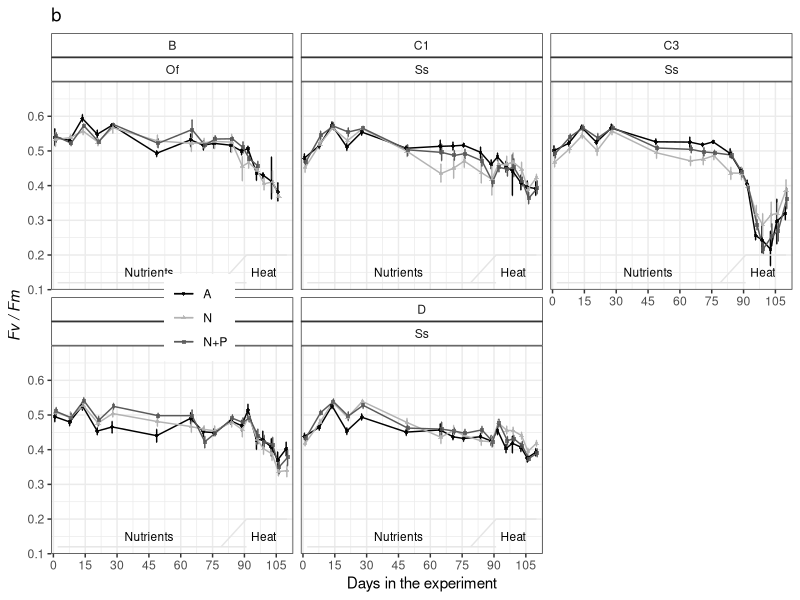
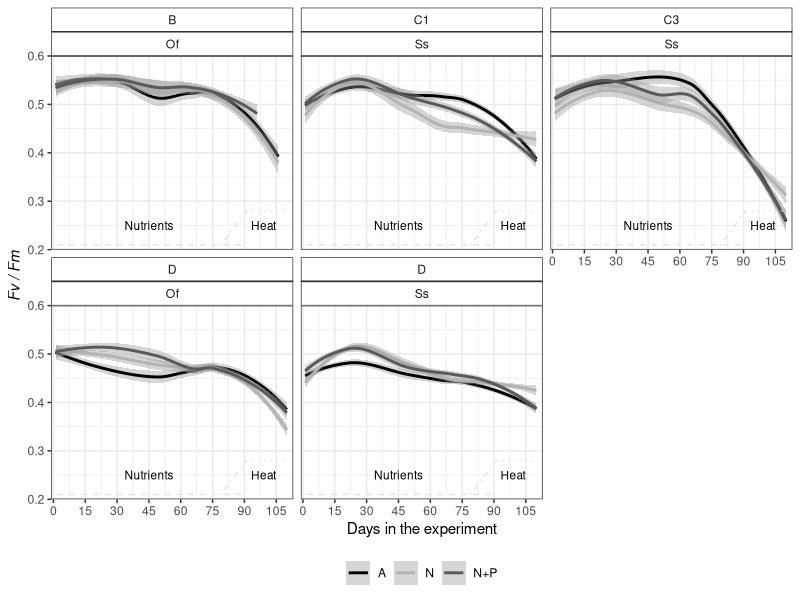
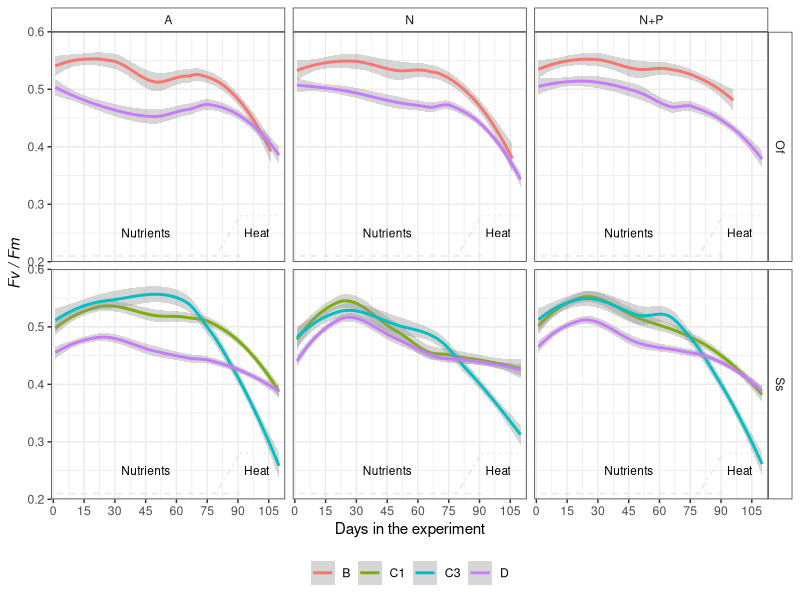
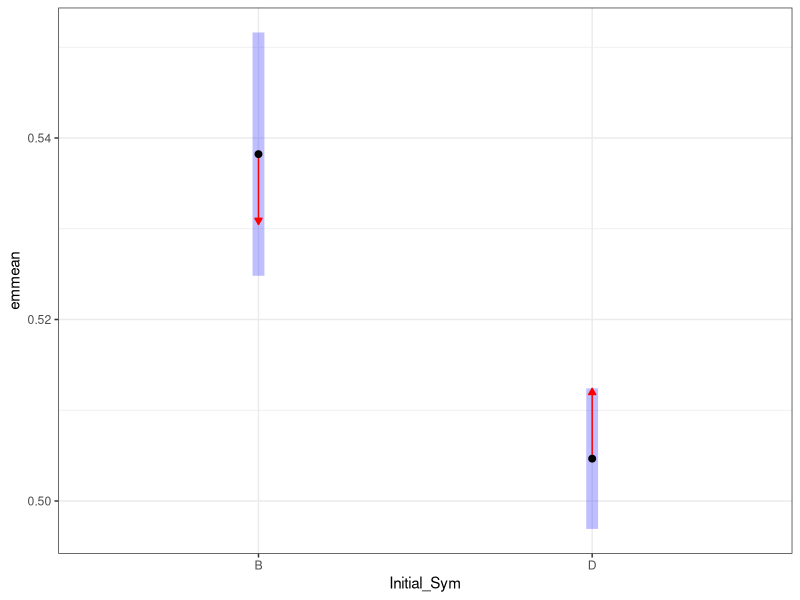

The R source for these figures, in order: (Note: this script raises an error after producing the figures.)
## ---- chunk 1
knitr::opts_chunk$set(echo = TRUE, warning=FALSE, message=FALSE, fig.width=7, fig.height=7)
## ---- chunk 2

# Load libraries and sources required to run the script
    library(tidyverse)
    library(ggthemes)
    library(lmerTest)
    library(emmeans)
    library(multcomp)
    library(effects)

# Default ggplot settings

    Fill.colour<-scale_colour_manual(values = c("black", "gray70", "gray35"))

    ggthe_bw<-theme(plot.background=element_blank(),
          panel.grid.major.y = element_blank(),
          panel.grid.major.x = element_blank(),
          panel.grid.minor.x = element_blank(),
          panel.grid.minor.y = element_blank(),
          legend.box.background = element_rect(),
          panel.background =element_rect(fill = NA, color = "black")
          )+
    theme_bw()
## ---- chunk 3
 # Experiment time points (metadata) 
    TimePoints<-read.csv("YII_Data/Time_Points.csv")
    TimePoints$Date<-as.Date(TimePoints$Date, "%m/%d/%y")

 #Ofav    
    YII.Ofav<-read.csv("YII_Data/YII_Nutrients_Ofav.csv")
      YII.Ofav$Fragment<-as.character(YII.Ofav$Fragment) 
      YII.Ofav$Colony<-factor(as.character(YII.Ofav$Colony), 
                            levels=c("34","20", "6", "31"))  # D dominance order
      YII.Ofav$Genotype<-paste("Of", YII.Ofav$Colony, sep = "_")
      YII.Ofav$Spp<-"Of"
      YII.Ofav$Initial_Sym<-NULL
      
      YII.Ofav$Initial_Sym[YII.Ofav$Genotype=="Of_31"]<-"B"
      YII.Ofav$Initial_Sym[YII.Ofav$Genotype!="Of_31"]<-"D"

            
# Ssid      
    YII.Ssid<-read.csv("YII_Data/YII_Nutrients_Ssid.csv")
      YII.Ssid$Colony<-factor(as.character(YII.Ssid$Colony), 
                                 levels=c("22","23","27", "28",
                                          "20", "24","30") )  # D dominance order
      YII.Ssid$Genotype<-paste("Ss", YII.Ssid$Colony, sep = "_")
      YII.Ssid$Spp<-"Ss"
      
      YII.Ssid$Initial_Sym[YII.Ssid$Genotype=="Ss_22"|
                           YII.Ssid$Genotype=="Ss_23"|
                           YII.Ssid$Genotype=="Ss_27"]<-"D"
      
      YII.Ssid$Initial_Sym[YII.Ssid$Genotype=="Ss_20"|
                           YII.Ssid$Genotype=="Ss_28"]<-"C1"
      
      YII.Ssid$Initial_Sym[YII.Ssid$Genotype=="Ss_24"|
                           YII.Ssid$Genotype=="Ss_30"]<-"C3"

  # Pool all species the data
      YII.data<-dplyr::bind_rows(list(YII.Ofav,YII.Ssid))
      YII.data<-YII.data[,-1]

        
      
      summary(YII.data)
      
# Organize data type
      YII.data$Date<-as.Date(YII.data$Date, "%m/%d/%y")
      YII.data$Days<-(as.numeric(YII.data$Date) -17485)
      
      YII.data$Spp <- as.factor(YII.data$Spp)
      YII.data$Treatment <- as.character(YII.data$Treatment)
      YII.data$Treatment[YII.data$Treatment == "Control"] <- "A"
      YII.data$Treatment[YII.data$Treatment == "NP"] <- "N+P"
      YII.data$Treatment <- as.factor(YII.data$Treatment)
      YII.data$Genotype<-factor(as.character(YII.data$Genotype), 
                             levels=c(
                            "Of_34","Of_20","Of_6", "Of_31",
                            "Ss_22","Ss_23","Ss_27", "Ss_28",
                            "Ss_20", "Ss_24","Ss_30"
                             ))  # D dominance order
      YII.data$Fragment <- paste(YII.data$Spp, YII.data$Fragment, sep = "_")
      
   # Add timepoints
      YII.data<-left_join(YII.data, TimePoints, by="Date")
      YII.data$SampleID <- paste(YII.data$Fragment, YII.data$Time_Point, sep = "_")
      
# Check the data
      str(YII.data)
      summary(YII.data)
      # YII.data<-YII.data[order(
      #   YII.data$Spp, YII.data$Treatment, YII.data$Replicate,
      #   YII.data$Fragment, YII.data$Date),]
      YII.data<-YII.data[order(
        YII.data$Spp, YII.data$Date, YII.data$Treatment, YII.data$Replicate,
        YII.data$Fragment),]
      #write.csv(YII.data, "Outputs/All_YII_data.csv", row.names = F)
    
    # Remove baseline values
      YII.data<-subset(YII.data, Days>-1)
    # Remove recovery values
      YII.data<-subset(YII.data, Days<112)
      # write.csv(YII.data, "Outputs/Experiment_YII_data.csv", row.names = F)  
    # YII.Wide<- reshape(YII.data, idvar = "Fragment", timevar = "Days", direction = "wide")
      
      #Spp.fragments<-YII.data %>% 
        #group_by(Spp, Genotype, Treatment, Replicate) %>% count(Fragment)
      #Spp.fragments
      #write.csv(Spp.fragments, "Outputs/Meassurments_perFragments.csv", row.names = F)

## ---- chunk 4
YII_Treat_OfSs<- ggplot(data=subset(YII.data, Spp!="Ac"), aes (Days, YII, colour=factor(Treatment), shape=factor(Treatment))) + ggtitle("b") +
        ggthe_bw + Fill.colour+
        stat_summary(fun.data = "mean_cl_boot",geom = "errorbar", width = 1,
                     position = position_dodge(1) )+
        stat_summary(fun.y=mean, geom="line", position = position_dodge(1), 
                     linetype=1, alpha=1) + 
         stat_summary(fun.y=mean, geom="point", size =1,
                   position=position_dodge(width=1), alpha=0.8)  +
        theme(legend.position=c(0.2, 0.5),
        legend.title = element_blank(), 
        strip.background =element_rect(fill=NA)) + # geom_smooth()+
      
    scale_y_continuous(limits = c(0.1, 0.7),
                           breaks = seq(0.1, 0.6, 0.1),  
                           expand = c(0, 0),
                           name=expression(~italic("Fv / Fm"))) +
        scale_x_continuous(name="Days in the experiment",
                           limits = c(-1,113),
                           breaks = seq(0, 113, 15),  
                           expand = c(0, 0))+
        annotate("segment", x = 2, xend = 91, y = 0.12, yend = 0.12,
                  colour = "gray90", linetype=1)+
        annotate("segment", x = 79, xend = 91, y = 0.12, yend = 0.20,
                  colour = "gray90", linetype=1)+
        annotate("segment", x = 91, xend = 110, y = 0.20, yend = 0.20,
                  colour = "gray90", linetype=1)
        
      
      FigureS4<-YII_Treat_OfSs + #facet_grid (Spp~.)+
        annotate("text", x = 45, y = 0.15, label = "Nutrients", size=3)+
        annotate("text", x = 99, y = 0.15, label = "Heat", size=3)
    FigureS4+facet_wrap(Initial_Sym~Spp)

## ---- chunk 5
YII_Treat_Spp_Sym<- ggplot(data=subset(YII.data), aes (Days, YII, colour=factor(Treatment))) +
         ggthe_bw + Fill.colour + geom_smooth()+
  #stat_summary(fun.data = "mean_cl_boot",geom = "errorbar", width = 1,
  #                  position = position_dodge(1) )+
  #stat_summary(fun.y=mean, geom="line", position = position_dodge(1), linetype=1, alpha=1) + 
  #stat_summary(fun.y=mean, geom="point", size =1,
  #                 position=position_dodge(width=1), alpha=0.8)  +
  theme(legend.position="bottom", 
              legend.title = element_blank(),
              strip.background = element_rect(fill="white"))+
  scale_y_continuous(limits = c(0.2, 0.6),
                           breaks = seq(0.1, 0.6, 0.1),  
                           expand = c(0, 0),
                           name=expression(~italic("Fv / Fm"))) +
  scale_x_continuous(name="Days in the experiment",
                           limits = c(-1,113),
                           breaks = seq(0, 113, 15),  
                           expand = c(0, 0))+
  annotate("segment", x = 2, xend = 91, y = 0.21, yend = 0.21,
                  colour = "gray90", linetype=2)+
  annotate("segment", x = 79, xend = 91, y = 0.21, yend = 0.28,
                  colour = "gray90", linetype=4)+
  annotate("segment", x = 91, xend = 110, y = 0.28, yend = 0.28,
                  colour = "gray90", linetype=3)

        
FigureS4b<-YII_Treat_Spp_Sym + facet_wrap (Initial_Sym~Spp)+
        annotate("text", x = 45, y = 0.25, label = "Nutrients", size=3)+
        annotate("text", x = 99, y = 0.25, label = "Heat", size=3)
FigureS4b

#ggsave(file="Outputs/Fig_S4_Ofav-Ssid_YII_Treatb.svg", plot=FigureS4b, width=7, height=6)
## ---- chunk 6
YII_Treat_Sym_Spp<- ggplot(data=subset(YII.data), aes (Days, YII, colour=factor(Initial_Sym))) +
         ggthe_bw + geom_smooth()+
  #stat_summary(fun.data = "mean_cl_boot",geom = "errorbar", width = 1,
  #                  position = position_dodge(1) )+
  #stat_summary(fun.y=mean, geom="line", position = position_dodge(1), linetype=1, alpha=1) + 
  #stat_summary(fun.y=mean, geom="point", size =1,
  #                 position=position_dodge(width=1), alpha=0.8)  +
  theme(legend.position="bottom", 
              legend.title = element_blank(),
              strip.background = element_rect(fill="white"))+
  scale_y_continuous(limits = c(0.2, 0.6),
                           breaks = seq(0.1, 0.6, 0.1),  
                           expand = c(0, 0),
                           name=expression(~italic("Fv / Fm"))) +
  scale_x_continuous(name="Days in the experiment",
                           limits = c(-1,113),
                           breaks = seq(0, 113, 15),  
                           expand = c(0, 0))+
  annotate("segment", x = 2, xend = 91, y = 0.21, yend = 0.21,
                  colour = "gray90", linetype=2)+
  annotate("segment", x = 79, xend = 91, y = 0.21, yend = 0.28,
                  colour = "gray90", linetype=4)+
  annotate("segment", x = 91, xend = 110, y = 0.28, yend = 0.28,
                  colour = "gray90", linetype=3)

        
FigureS4c<-YII_Treat_Sym_Spp + facet_grid (Spp~Treatment)+
        annotate("text", x = 45, y = 0.25, label = "Nutrients", size=3)+
        annotate("text", x = 99, y = 0.25, label = "Heat", size=3)
FigureS4c

## ---- chunk 7
#Time as a factor, not as int
      str(YII.data)
      YII.data$DaysF<-as.factor(YII.data$Days)
## ---- chunk 8

YII.Ofav<-subset(YII.data, Spp=="Of")

YII.Ofav.0<-subset(YII.Ofav, Days<2)
YII.Ofav.C<-subset(YII.Ofav, Days<77)
YII.Ofav.C.1<-subset(YII.Ofav.C, Days>2)
YII.Ofav.H<-subset(YII.Ofav, Days>76)

## ---- chunk 9

YII.Ssid<-subset(YII.data, Spp=="Ss")

YII.Ssid.0<-subset(YII.Ssid, Days<2)
YII.Ssid.C<-subset(YII.Ssid, Days<77)
YII.Ssid.C.1<-subset(YII.Ssid.C, Days>2)
YII.Ssid.H<-subset(YII.Ssid, Days>76)

## ---- chunk 10

LME_Ofav0<-lmer(YII ~ Treatment + Initial_Sym + (1|Replicate), 
                     data=YII.Ofav.0)
     #step (LME_Ofav0) 
     anova(LME_Ofav0) # Treatment not significant        
     ranova(LME_Ofav0) #  Replicate is not significant         
     

LME_Ofav0<-lm(YII ~ Initial_Sym, data=YII.Ofav.0)
     step (LME_Ofav0) 
     anova(LME_Ofav0)         

# EMMs
    Ofav.YII.emm0<-emmeans(LME_Ofav0, ~ Initial_Sym)
      # contrast(Ssid.YII.emm, "tukey")
      
      # Tukey comparison (do not trust CI to compare EMMs)
      plot(emmeans(LME_Ofav0, ~Initial_Sym), comparisons = TRUE) +
        coord_flip(xlim = NULL, ylim = NULL, expand = TRUE) +
        theme_bw()
      
      Ofav.YII_groups0<-cld(Ofav.YII.emm0, by=NULL) # compact-letter display
      Ofav.YII_groups0
      # write.csv(Ofav.YII_groups0, "Outputs/Multicomp_OfavYII0.csv", row.names = F)

## ---- chunk 11

LME_Ssid0<-lmer(YII ~ Treatment + Initial_Sym +(1|Replicate), 
                     data=YII.Ssid.0)
     step (LME_Ssid0) #  Treatemnt and replicate are significant :/
     anova(LME_Ssid0)         
     ranova(LME_Ssid0)         
     

# EMMs
      Ssid.YII.emm0<-emmeans(LME_Ssid0, ~ Initial_Sym)
      # contrast(Ssid.YII.emm, "tukey")
      
      # Tukey comparison (do not trust CI to compare EMMs)
      plot(emmeans(LME_Ssid0, ~Initial_Sym), comparisons = TRUE) +
        coord_flip(xlim = NULL, ylim = NULL, expand = TRUE) +
        theme_bw()
      
      Ssid.YII_groups0<-cld(Ssid.YII.emm0, by=NULL) # compact-letter display
      Ssid.YII_groups0
      # write.csv(Ssid.YII_groups0, "Outputs/Multicomp_SsidYII0.csv", row.names = F)

## ---- chunk 12
LME_Ofav1.1<-lmer(YII ~ Treatment * Initial_Sym + (1|Fragment), 
                     data=YII.Ofav.C.1)
     step (LME_Ofav1.1) #  Replicate is significant
     anova(LME_Ofav1.1)         
     ranova(LME_Ofav1.1)         
     
# EMMs
    Ofav.YII.emm1.1<-emmeans(LME_Ofav1.1, ~ Initial_Sym|Treatment)
    # contrast(Ssid.YII.emm, "tukey")
      
    # Tukey comparison (do not trust CI to compare EMMs)
      plot(emmeans(LME_Ofav1.1, ~Treatment|Initial_Sym), comparisons = TRUE) +
      coord_flip(xlim = NULL, ylim = NULL, expand = TRUE) + facet_grid(~Initial_Sym) +
        theme_bw()
      
      Ofav.YII.emm1.1<-cld(Ofav.YII.emm1.1, by=NULL) # compact-letter display
      Ofav.YII.emm1.1
      #write.csv(Ofav.YII.emm1.1, "Outputs/Multicomp_OfavYII1.csv", row.names = F)

## ---- chunk 13
 
# 1. Ofav- Days 
      LME_Ofav<-lmer(YII ~ Treatment * Days * Initial_Sym +
                       (1|Genotype) + (1|Fragment) +(1|Replicate), 
                        data=YII.Ofav.C, na.action=na.omit)
      lmerTest::step (LME_Ofav) # Replicate is not significant
      ranova(LME_Ofav)
      
      LME_Ofav1<-lmer(YII ~ Treatment * Days * Initial_Sym + 
                        (1 | Genotype/Fragment),
                      data=YII.Ofav.C, na.action=na.omit)
      lmerTest::step (LME_Ofav1)
      
      
      # 2. Predict values:
    pred_Ofav1 <- predict(LME_Ofav1,re.form = NA)

  #3. Bootstrap CI:
    OF.boot1 <- bootMer(LME_Ofav1, predict, nsim = 1000, re.form = NULL) # include random effects, reduce CI lot!
    std.err <- apply(OF.boot1$t, 2, sd)
    CI.lo_1 <- pred_Ofav1 - std.err*1.96
    CI.hi_1 <- pred_Ofav1 + std.err*1.96

  #Plot
  Model_of_1b_plot<- ggplot(
    YII.Ofav.C, aes(x = Days, y = YII, colour = Treatment)) +
    geom_line(aes(y = pred_Ofav1),size=2) +
    #geom_point(aes(fill=factor(Treatment)),
    #         shape = 21, colour = "black", size = 2, stroke = 0.3, alpha=0.3) +
    geom_ribbon(aes(ymin = CI.lo_1, ymax = CI.hi_1),
                size=2, alpha = 0.1, linetype = 0) +
    #scale_color_manual(values=my_colours) +
    #scale_fill_manual(values=my_colours) +
    scale_y_continuous(name=expression(~italic("Fv / Fm")),
                      limits = c(0.35, 0.61), 
                      breaks = seq(0.4, 0.6, by=0.1), expand = c(0,0))+
    scale_x_continuous("Days in the experiment", limits = c(0, 78),
                     breaks = seq(0, 76, by=7), expand = c(0,0))+
    
     stat_summary(fun.data = "mean_cl_boot",geom = "errorbar", width = 1,
                   position = position_dodge(1) )+
    stat_summary(fun.y=mean, geom="line", position = position_dodge(1), 
                linetype=1, alpha=0.5) + 

    # stat_summary(fun.y=mean, geom="point", size =1,
    #             position=position_dodge(width=1), alpha=0.8)  +
    ggthe_bw
  
  Model_of_1b_plot + facet_grid(~Initial_Sym)
  
## ---- chunk 14
# 1. Ofav- Days 
      LME_Ofav<-lmer(YII ~ Treatment * DaysF * Initial_Sym +
                       (1|Genotype) + (1|Fragment) +(1|Replicate), 
                        data=YII.Ofav.C, na.action=na.omit)
      lmerTest::step (LME_Ofav) # Replicate is not significant
      ranova(LME_Ofav)
      
      LME_Ofav1.2<-lmer(YII ~ Treatment * DaysF * Initial_Sym + 
                        (1|Fragment),
                      data=YII.Ofav.C, na.action=na.omit)
      lmerTest::step (LME_Ofav1.2)
      
      
  # 2. Predict values:
    pred_Ofav1.2 <- predict(LME_Ofav1.2,re.form = NA)

  #3. Bootstrap CI:
    OF.boot1.2 <- bootMer(LME_Ofav1.2, predict, nsim = 1000, re.form = NULL) # include random effects, reduce CI lot!
    std.err <- apply(OF.boot1.2$t, 2, sd)
    CI.lo_1 <- pred_Ofav1.2 - std.err*1.96
    CI.hi_1 <- pred_Ofav1.2 + std.err*1.96

  #Plot
  Model_of_1.2_plot<- ggplot(
    YII.Ofav.C, aes(x = Days, y = YII, colour = Treatment)) +
    geom_line(aes(y = pred_Ofav1.2),size=2) +
    #geom_point(aes(fill=factor(Treatment)),
    #         shape = 21, colour = "black", size = 2, stroke = 0.3, alpha=0.3) +
    geom_ribbon(aes(ymin = CI.lo_1, ymax = CI.hi_1),
                size=2, alpha = 0.1, linetype = 0) +
    #scale_color_manual(values=my_colours) +
    #scale_fill_manual(values=my_colours) +
    scale_y_continuous(name=expression(~italic("Fv / Fm")),
                       limits = c(0.35, 0.61), 
                       breaks = seq(0.4, 0.6, by=0.1), expand = c(0,0))+
    scale_x_continuous("Days in the experiment", limits = c(0, 78),
                     breaks = seq(0, 76, by=7), expand = c(0,0))+
    
     stat_summary(fun.data = "mean_cl_boot",geom = "errorbar", width = 1,
                   position = position_dodge(1) )+
      stat_summary(fun.y=mean, geom="point", size =1,
                   position=position_dodge(width=1), alpha=0.8)  +
    ggthe_bw
  
  Model_of_1.2_plot + facet_grid(~Initial_Sym)
  
      # EMMs
      Ofav.YII.emmC<-emmeans(LME_Ofav1.2, ~Treatment * DaysF * Initial_Sym)
      #contrast(Ofav.YII.emm, "tukey")
      
      
      # Ofav.YII_groupsC<-cld(Ofav.YII.emmC, by=NULL) # compact-letter display
      # Ofav.YII_groupsC<-Ofav.YII_groupsC[order(
      #   Ofav.YII_groupsC$Days,
      #   Ofav.YII_groupsC$Treatment,
      #   Ofav.YII_groupsC$Initial_Sym),]
      # Ofav.YII_groupsC
      # write.csv(Ofav.YII_groupsC, "Outputs/Multicomp_OfavYIIC.csv", row.names = F)
## ---- chunk 15
LME_Ssid1.1<-lmer(YII ~ Treatment * Initial_Sym + (1|Fragment), 
                     data=YII.Ssid.C.1)
     step (LME_Ssid1.1) #  Replicate is significant
     anova(LME_Ssid1.1)         
     ranova(LME_Ssid1.1)         
     
# EMMs
    Ssid.YII.emm1.1<-emmeans(LME_Ssid1.1, ~ Initial_Sym|Treatment)
    # contrast(Ssid.YII.emm, "tukey")
      
    # Tukey comparison (do not trust CI to compare EMMs)
      plot(emmeans(LME_Ssid1.1, ~Treatment|Initial_Sym), comparisons = TRUE) +
      coord_flip(xlim = NULL, ylim = NULL, expand = TRUE) + facet_grid(~Initial_Sym)+
        theme_bw()
      
      Ssid.YII.Groups1.1<-cld(Ssid.YII.emm1.1, by=NULL) # compact-letter display
      Ssid.YII.Groups1.1<- Ssid.YII.Groups1.1[order(
        Ssid.YII.Groups1.1$Initial_Sym, 
        Ssid.YII.Groups1.1$Treatment),]
      Ssid.YII.Groups1.1
     #write.csv( Ssid.YII.Groups1.1, "Outputs/Multicomp_SsidYII1.1.csv", row.names = F)

## ---- chunk 16
LME_Ssid<-lmer(YII ~ Treatment * Days * Initial_Sym +
                       (1|Fragment) +(1|Replicate), 
                     data=subset(YII.Ssid.C))
     step (LME_Ssid) #  Replicate is not significant
     anova(LME_Ssid)         
     ranova(LME_Ssid)         
     
LME_Ssid1<-lmer(YII ~ Treatment * Days * Initial_Sym +
                       (1|Fragment),
                     data=YII.Ssid.C, na.action=na.omit)


# EMMs
      Ssid.YII.emm1<-emmeans(LME_Ssid1, ~Treatment * Days * Initial_Sym)
      # contrast(Ssid.YII.emm, "tukey")
      
      # Effect plot options
      emmip(LME_Ssid1, ~Initial_Sym|Treatment, CIs = TRUE) + theme_bw() # interaction plot of predictions

## ---- chunk 17
# 2. Predict values:
    predSs1 <- predict(LME_Ssid1,re.form = NA)

# 3. Bootstrap CI:
    boot1Ss <- bootMer(LME_Ssid1, predict, nsim = 1000, re.form = NULL) # include random effects, reduce CI lot!
    std.err <- apply(boot1Ss$t, 2, sd)
    CI.lo_1 <- predSs1 - std.err*1.96
    CI.hi_1 <- predSs1 + std.err*1.96
## ---- chunk 18
# 4. Plot
  Model1Ss_plot<- ggplot(
    YII.Ssid.C, aes(x = Days, y = YII, colour = Treatment)) +
    geom_line(aes(y = predSs1),size=2) +
    #geom_point(aes(fill=factor(Treatment)),
    #         shape = 21, colour = "black", size = 2, stroke = 0.3, alpha=0.5) +
    geom_ribbon(aes(ymin = CI.lo_1, ymax = CI.hi_1),
                size=2, alpha = 0.1, linetype = 0) +
    #scale_color_manual(values=my_colours) +
    #scale_fill_manual(values=my_colours) +
    scale_y_continuous(name=expression(~italic("Fv / Fm")),
                       limits = c(0.3, 0.6), 
                       breaks = seq(0.3, 0.6, by=0.1), expand = c(0,0))+
    scale_x_continuous("Days in the experiment (C phase)", limits = c(0, 78),
                     breaks = seq(0, 76, by=7), expand = c(0,0))+
    
    stat_summary(fun.data = "mean_cl_boot",geom = "errorbar", width = 1,
                   position = position_dodge(1) )+
    stat_summary(fun.y=mean, geom="line", position = position_dodge(1), 
                   linetype=1, alpha=0.5) + 
    #stat_summary(fun.y=mean, geom="point", size =1,
    #               position=position_dodge(width=1), alpha=0.8)  +
    ggthe_bw # + Fill.colour
  
  Model1Ss_plot + facet_grid(~Initial_Sym)
## ---- chunk 19
# 1. Ssid- Days 
      LME_Ssid<-lmer(YII ~ Treatment * DaysF * Initial_Sym +
                       (1|Genotype) + (1|Fragment) +(1|Replicate), 
                        data=YII.Ssid.C, na.action=na.omit)
      lmerTest::step (LME_Ssid) # Replicate is not significant
      ranova(LME_Ssid)
      
      LME_Ssid1.2<-lmer(YII ~ Treatment * DaysF * Initial_Sym + 
                        (1|Fragment),
                      data=YII.Ssid.C, na.action=na.omit)
      lmerTest::step (LME_Ssid1.2)
## ---- chunk 20
# 2. Predict values:
    pred_Ssid1.2 <- predict(LME_Ssid1.2,re.form = NA)

  #3. Bootstrap CI:
    Ss.boot1.2 <- bootMer(LME_Ssid1.2, predict, nsim = 1000, re.form = NULL) # include random effects, reduce CI lot!
    std.err <- apply(Ss.boot1.2$t, 2, sd)
    CI.lo_1 <- pred_Ssid1.2 - std.err*1.96
    CI.hi_1 <- pred_Ssid1.2 + std.err*1.96
## ---- chunk 21
# 4. Plot
  Model_Ss_1.2_plot<- ggplot(
    YII.Ssid.C, aes(x = Days, y = YII, colour = Treatment)) +
    geom_line(aes(y = pred_Ssid1.2),size=2) +
    #geom_point(aes(fill=factor(Treatment)),
    #         shape = 21, colour = "black", size = 2, stroke = 0.3, alpha=0.3) +
    geom_ribbon(aes(ymin = CI.lo_1, ymax = CI.hi_1),
                size=2, alpha = 0.1, linetype = 0) +
    #scale_color_manual(values=my_colours) +
    #scale_fill_manual(values=my_colours) +
    scale_y_continuous(name=expression(~italic("Fv / Fm")),
                       limits = c(0.35, 0.6), 
                       breaks = seq(0.4, 0.6, by=0.1), expand = c(0,0))+
    scale_x_continuous("Days in the experiment", limits = c(0, 78),
                     breaks = seq(0, 76, by=7), expand = c(0,0))+
    
    stat_summary(fun.data = "mean_cl_boot",geom = "errorbar", width = 1,
                   position = position_dodge(1) )+
    stat_summary(fun.y=mean, geom="point", size =1,
                   position=position_dodge(width=1), alpha=0.8)  +
    ggthe_bw
  
  Model_Ss_1.2_plot + facet_grid(~Initial_Sym)
## ---- chunk 22
# 5. EMMs
    Ssid.YII.emmC<-emmeans(LME_Ssid1.2, ~Treatment * DaysF * Initial_Sym)
      #contrast(Ssid.YII.emm, "tukey")
      
      
       Ssid.YII_groupsC<-cld(Ssid.YII.emmC, by=NULL) # compact-letter display
       Ssid.YII_groupsC<-Ssid.YII_groupsC[order(
         Ssid.YII_groupsC$DaysF,
         Ssid.YII_groupsC$Initial_Sym,
         Ssid.YII_groupsC$Treatment),]
       Ssid.YII_groupsC
       #write.csv(Ssid.YII_groupsC, "Outputs/Multicomp_SsidYIIC.csv", row.names = F)

## ---- chunk 23
# 1. Ofav- Days 
      LME_Ofav.H<-lmer(YII ~ Treatment * Days * Initial_Sym +
                       (1|Genotype) + (1|Fragment) +(1|Replicate), 
                        data=YII.Ofav.H, na.action=na.omit)
      lmerTest::step (LME_Ofav.H) # Replicate is not significant
      ranova(LME_Ofav.H)
      
      LME_Ofav.H1<-lmer(YII ~ Treatment * Days + 
                        (1 | Genotype/Fragment),
                      data=YII.Ofav.H, na.action=na.omit)
      lmerTest::step (LME_Ofav.H1)
## ---- chunk 24
# 2. Predict values:
    pred_Ofav.H <- predict(LME_Ofav.H1,re.form = NA)

#3. Bootstrap CI:
    OF.bootH <- bootMer(LME_Ofav.H1, predict, nsim = 1000, re.form = NULL) # include random effects, reduce CI lot!
    std.err <- apply(OF.bootH$t, 2, sd)
    CI.lo_H <- pred_Ofav.H - std.err*1.96
    CI.hi_H <- pred_Ofav.H + std.err*1.96
## ---- chunk 25
 # 4 .Plot
  Model_of_H_plot<- ggplot(
    YII.Ofav.H, aes(x = Days, y = YII, colour = Treatment)) +
    geom_line(aes(y = pred_Ofav.H),size=2) +
    #geom_point(aes(fill=factor(Treatment)),
    #         shape = 21, colour = "black", size = 2, stroke = 0.3, alpha=0.3) +
    geom_ribbon(aes(ymin = CI.lo_H, ymax = CI.hi_H),
                size=2, alpha = 0.1, linetype = 0) +
    #scale_color_manual(values=my_colours) +
    #scale_fill_manual(values=my_colours) +
    scale_y_continuous(name=expression(~italic("Fv / Fm")),
                       limits = c(0.25, 0.58), 
                       breaks = seq(0.3, 0.5, by=0.1), expand = c(0,0))+
    scale_x_continuous("Days in the experiment (H phase)", limits = c(80, 112),
                     breaks = seq(80, 110, by=7), expand = c(0,0))+
    
    stat_summary(fun.data = "mean_cl_boot",geom = "errorbar", width = 1,
                   position = position_dodge(1) )+
    stat_summary(fun.y=mean, geom="line", position = position_dodge(1), 
                   linetype=1, alpha=1) + 
    stat_summary(fun.y=mean, geom="point", size =1,
                   position=position_dodge(width=1), alpha=0.8)  +
    ggthe_bw
  
  Model_of_H_plot
  Model_of_H_plot+ facet_grid(Initial_Sym~.)
  
## ---- chunk 26
# 1. Ofav- Days 
      LME_Ofav.HF<-lmer(YII ~ Treatment * DaysF * Initial_Sym +
                       (1|Genotype) + (1|Fragment) +(1|Replicate), 
                        data=YII.Ofav.H, na.action=na.omit)
      lmerTest::step (LME_Ofav.HF) # Replicate is not significant
      ranova(LME_Ofav.HF)
      
      LME_Ofav.HF.1<-lmer(YII ~ Treatment + DaysF + Initial_Sym + (1 | Fragment) +
                      Treatment:DaysF + DaysF:Initial_Sym,
                      data=YII.Ofav.H, na.action=na.omit)
      lmerTest::step (LME_Ofav.HF.1)
## ---- chunk 27
# 2. Predict values:
    pred_OfavHF <- predict(LME_Ofav.HF.1,re.form = NA)

# 3. Bootstrap CI:
    OF.bootHF <- bootMer(LME_Ofav.HF.1, predict, nsim = 1000, re.form = NULL) # include random effects, reduce CI lot!
    std.err <- apply(OF.bootHF$t, 2, sd)
    CI.lo_HF <- pred_OfavHF - std.err*1.96
    CI.hi_HF <- pred_OfavHF + std.err*1.96
## ---- chunk 28
# 4. Plot
  Model_of_HF_plot<- ggplot(
    YII.Ofav.H, aes(x = Days, y = YII, colour = Treatment)) +
    geom_line(aes(y = pred_OfavHF),size=2) +
    #geom_point(aes(fill=factor(Treatment)),
    #         shape = 21, colour = "black", size = 2, stroke = 0.3, alpha=0.3) +
    geom_ribbon(aes(ymin = CI.lo_HF, ymax = CI.hi_HF),
                size=2, alpha = 0.1, linetype = 0) +
    #scale_color_manual(values=my_colours) +
    #scale_fill_manual(values=my_colours) +
    scale_y_continuous(name=expression(~italic("Fv / Fm")), 
                       limits = c(0.25, 0.55), 
                       breaks = seq(0.3, 0.5, by=0.1), expand = c(0,0))+
    scale_x_continuous("Days in the experiment (H phase)", limits = c(80, 112),
                     breaks = seq(80, 110, by=7), expand = c(0,0))+
    
    stat_summary(fun.data = "mean_cl_boot",geom = "errorbar", width = 1,
                   position = position_dodge(1) )+
    stat_summary(fun.y=mean, geom="point", size =1,
                   position=position_dodge(width=1), alpha=0.8)  +
    ggthe_bw
  
  Model_of_HF_plot
  Model_of_HF_plot + facet_grid(Initial_Sym~.)
## ---- chunk 29
# 5. EMMs
      Ofav.YII.emmH<-emmeans(LME_Ofav.HF.1, ~ Treatment:DaysF + DaysF:Initial_Sym)
      #contrast(Ofav.YII.emmH, "tukey")
      
      Ofav.YII_groupsH<-cld(Ofav.YII.emmH, by=NULL) # compact-letter display
      Ofav.YII_groupsH<-Ofav.YII_groupsH[order(
        Ofav.YII_groupsH$Days,
        Ofav.YII_groupsH$Treatment,
        Ofav.YII_groupsH$Initial_Sym),]
      Ofav.YII_groupsH
      #write.csv(Ofav.YII_groupsH, "Outputs/Multicomp_OfavYIIH.csv", row.names = F)
## ---- chunk 30
# 1. Ssid- Days 
      LME_Ssid.H<-lmer(YII ~ Treatment * Days * Initial_Sym +
                       (1|Genotype) + (1|Fragment) +(1|Replicate), 
                        data=YII.Ssid.H, na.action=na.omit)
      lmerTest::step (LME_Ssid.H) # Replicate is not significant
      ranova(LME_Ssid.H)
      
      LME_Ssid.H1<-lmer(YII ~ Treatment * Days * Initial_Sym + 
                        (1 | Genotype/Fragment),
                      data=YII.Ssid.H, na.action=na.omit)
      lmerTest::step (LME_Ssid.H1)
      anova(LME_Ssid.H1)
## ---- chunk 31
# 2. Predict values:
    pred_Ssid.H <- predict(LME_Ssid.H1,re.form = NA)

#3. Bootstrap CI:
    Ss.bootH <- bootMer(LME_Ssid.H1, predict, nsim = 1000, re.form = NULL) # include random effects, reduce CI lot!
    std.errSH <- apply(Ss.bootH$t, 2, sd)
    CI.lo_SH <- pred_Ssid.H - std.errSH*1.96
    CI.hi_SH <- pred_Ssid.H + std.errSH*1.96
## ---- chunk 32
 # 4 .Plot
  Model_Ss_H_plot<- ggplot(
    YII.Ssid.H, aes(x = Days, y = YII, colour = Treatment)) +
    geom_line(aes(y = pred_Ssid.H),size=2) +
    #geom_point(aes(fill=factor(Treatment)),
    #         shape = 21, colour = "black", size = 2, stroke = 0.3, alpha=0.3) +
    geom_ribbon(aes(ymin = CI.lo_SH, ymax = CI.hi_SH),
                size=2, alpha = 0.1, linetype = 0) +
    #scale_color_manual(values=my_colours) +
    #scale_fill_manual(values=my_colours) +
    scale_y_continuous(name=expression(~italic("Fv / Fm")),
                       limits = c(0.1, 0.58), 
                       breaks = seq(0.1, 0.5, by=0.1), expand = c(0,0))+
    scale_x_continuous("Days in the experiment (H phase)", limits = c(80, 112),
                     breaks = seq(80, 110, by=7), expand = c(0,0))+
    
    stat_summary(fun.data = "mean_cl_boot",geom = "errorbar", width = 1,
                   position = position_dodge(1) )+
    stat_summary(fun.y=mean, geom="line", position = position_dodge(1), 
                   linetype=1, alpha=0.5) + 
    #stat_summary(fun.y=mean, geom="point", size =1,
    #               position=position_dodge(width=1), alpha=0.8)  +
    ggthe_bw
  
  Model_Ss_H_plot+ facet_grid(~Initial_Sym)
## ---- chunk 33
# 1. Ssid- Days 
      LME_Ssid.HF<-lmer(YII ~ Treatment * DaysF * Initial_Sym +
                       (1|Genotype) + (1|Fragment) +(1|Replicate), 
                        data=YII.Ssid.H, na.action=na.omit)
      lmerTest::step (LME_Ssid.HF) # Replicate is not significant
      ranova(LME_Ssid.HF)
      
      LME_Ssid.HF.1<-lmer(YII ~ Treatment * DaysF * Initial_Sym + (1 | Fragment),
                      data=YII.Ssid.H, na.action=na.omit)
      lmerTest::step (LME_Ssid.HF.1)
      anova(LME_Ssid.HF.1)
## ---- chunk 34
# 2. Predict values:
    pred_SsidHF <- predict(LME_Ssid.HF.1,re.form = NA)

# 3. Bootstrap CI:
    Ss.bootHF <- bootMer(LME_Ssid.HF.1, predict, nsim = 1000, re.form = NULL) # include random effects, reduce CI lot!
    std.err <- apply(Ss.bootHF$t, 2, sd)
    CI.lo_HF.S <- pred_SsidHF - std.err*1.96
    CI.hi_HF.S <- pred_SsidHF + std.err*1.96
## ---- chunk 35
# 4. Plot
  Model_Ss_HF_plot<- ggplot(
    YII.Ssid.H, aes(x = Days, y = YII, colour = Treatment)) +
    geom_line(aes(y = pred_SsidHF),size=2) +
    #geom_point(aes(fill=factor(Treatment)),
    #         shape = 21, colour = "black", size = 2, stroke = 0.3, alpha=0.3) +
    geom_ribbon(aes(ymin = CI.lo_HF.S, ymax = CI.hi_HF.S),
                size=2, alpha = 0.1, linetype = 0) +
    #scale_color_manual(values=my_colours) +
    #scale_fill_manual(values=my_colours) +
    scale_y_continuous(name=expression(~italic("Fv / Fm")), 
                       limits = c(0.1, 0.55), 
                       breaks = seq(0.1, 0.5, by=0.1), expand = c(0,0))+
    scale_x_continuous("Days in the experiment (H phase)", limits = c(80, 112),
                     breaks = seq(80, 110, by=7), expand = c(0,0))+
    
    stat_summary(fun.data = "mean_cl_boot",geom = "errorbar", width = 1,
                   position = position_dodge(1) )+
    #stat_summary(fun.y=mean, geom="point", size =1,
    #               position=position_dodge(width=1), alpha=0.8)  +
    ggthe_bw
  
  Model_Ss_HF_plot + facet_grid(~Initial_Sym)
## ---- chunk 36
# 5. EMMs
    Ssid.YII.emmH<-emmeans(LME_Ssid.HF.1, ~ Treatment*DaysF*Initial_Sym)
      #contrast(Ssid.YII.emmH, "tukey")
      
      Ssid.YII_groupsH<-cld(Ssid.YII.emmH, by=NULL) # compact-letter display
      Ssid.YII_groupsH<-Ssid.YII_groupsH[order(
        Ssid.YII_groupsH$Days,
        Ssid.YII_groupsH$Treatment,
        Ssid.YII_groupsH$Initial_Sym),]
      Ssid.YII_groupsH
      #write.csv(Ssid.YII_groupsH, "Outputs/Multicomp_SsidYIIH.csv", row.names = F)
## ---- chunk 37
# Creates bibliography 
#knitr::write_bib(c(.packages()), "packages.bib")
